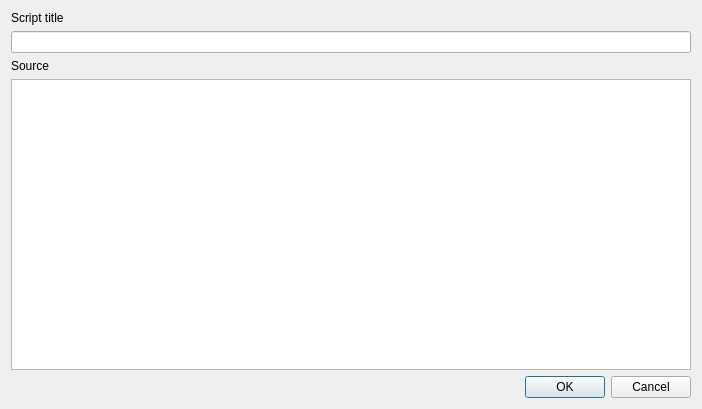
<?xml version="1.0" encoding="UTF-8"?>
<ui version="4.0">
 <class>UserScriptEditorDlg</class>
 <widget class="QDialog" name="UserScriptEditorDlg">
  <property name="geometry">
   <rect>
    <x>0</x>
    <y>0</y>
    <width>702</width>
    <height>409</height>
   </rect>
  </property>
  <property name="windowTitle">
   <string>User script editor</string>
  </property>
  <layout class="QVBoxLayout" name="verticalLayout">
   <item>
    <widget class="QLabel" name="label">
     <property name="text">
      <string>Script title</string>
     </property>
    </widget>
   </item>
   <item>
    <widget class="QLineEdit" name="editTitle"/>
   </item>
   <item>
    <widget class="QLabel" name="label_2">
     <property name="text">
      <string>Source</string>
     </property>
    </widget>
   </item>
   <item>
    <widget class="JSEdit" name="editSource"/>
   </item>
   <item>
    <widget class="QDialogButtonBox" name="buttonBox">
     <property name="orientation">
      <enum>Qt::Horizontal</enum>
     </property>
     <property name="standardButtons">
      <set>QDialogButtonBox::Cancel|QDialogButtonBox::Ok</set>
     </property>
    </widget>
   </item>
  </layout>
 </widget>
 <customwidgets>
  <customwidget>
   <class>JSEdit</class>
   <extends>QPlainTextEdit</extends>
   <header location="global">jsedit/jsedit.h</header>
  </customwidget>
 </customwidgets>
 <resources/>
 <connections>
  <connection>
   <sender>buttonBox</sender>
   <signal>accepted()</signal>
   <receiver>UserScriptEditorDlg</receiver>
   <slot>accept()</slot>
   <hints>
    <hint type="sourcelabel">
     <x>248</x>
     <y>254</y>
    </hint>
    <hint type="destinationlabel">
     <x>157</x>
     <y>274</y>
    </hint>
   </hints>
  </connection>
  <connection>
   <sender>buttonBox</sender>
   <signal>rejected()</signal>
   <receiver>UserScriptEditorDlg</receiver>
   <slot>reject()</slot>
   <hints>
    <hint type="sourcelabel">
     <x>316</x>
     <y>260</y>
    </hint>
    <hint type="destinationlabel">
     <x>286</x>
     <y>274</y>
    </hint>
   </hints>
  </connection>
 </connections>
</ui>
